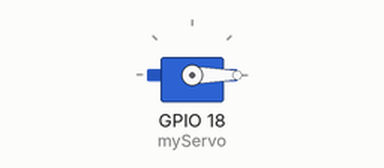
Simulated run of this sketch. Board: ESP32. Parts: servo.

Above: at 0.05 s.
At 2.0 s:
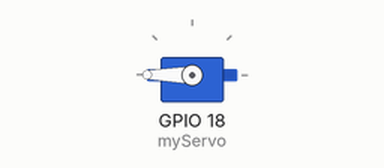
At 4.0 s:
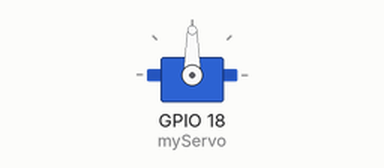
Timing chart, 0 to 5.2 s (numbered marks = the images above):
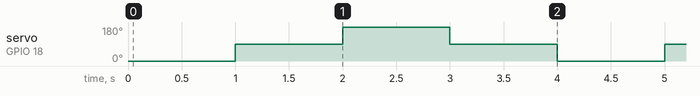

The sketch:

day03_servo_sweep.ino
```cpp
#include <ESP32Servo.h>

Servo myServo;

void setup() {
  myServo.attach(18);
}

void loop() {
  myServo.write(0);
  delay(1000);

  myServo.write(90);
  delay(1000);

  myServo.write(180);
  delay(1000);

  myServo.write(90);
  delay(1000);
}
```

Measured:
- by itself, servo on GPIO 18 (myServo): repeats every 4.0 s: 180° 1.0 s, 90° 1.0 s, 0° 1.0 s, 90° 1.0 s
